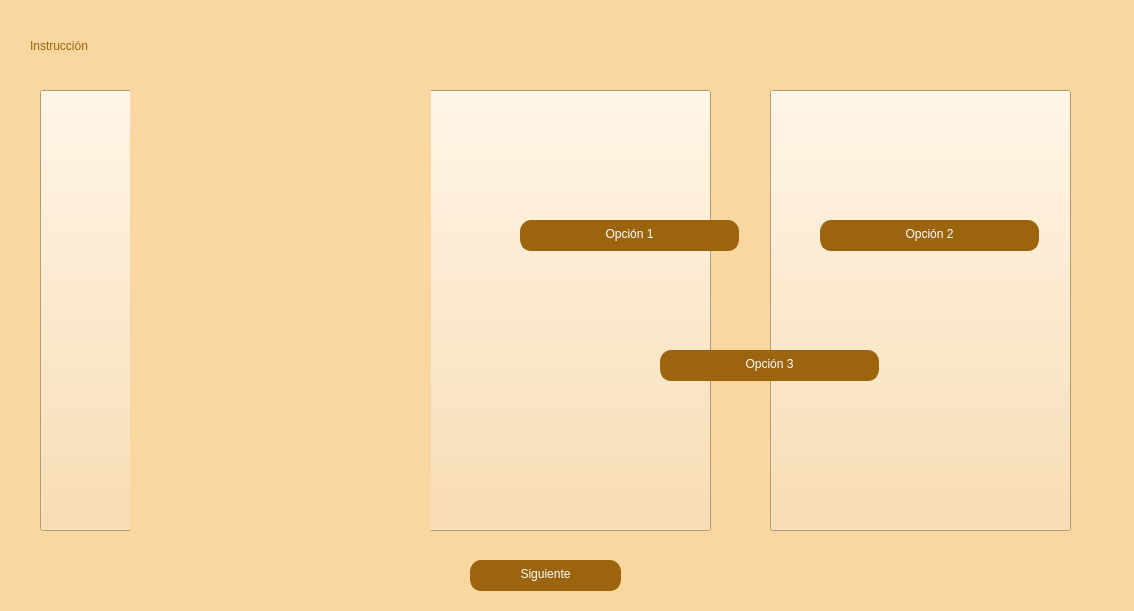
<?xml version="1.0" encoding="UTF-8"?>
<ui version="4.0">
 <class>IG7_test</class>
 <widget class="QWidget" name="IG7_test">
  <property name="geometry">
   <rect>
    <x>0</x>
    <y>0</y>
    <width>1134</width>
    <height>611</height>
   </rect>
  </property>
  <property name="windowTitle">
   <string>Form</string>
  </property>
  <property name="styleSheet">
   <string notr="true">QWidget{
background-color: rgb(250, 215, 160);
}
</string>
  </property>
  <widget class="QPushButton" name="boton_siguiente">
   <property name="geometry">
    <rect>
     <x>470</x>
     <y>560</y>
     <width>151</width>
     <height>31</height>
    </rect>
   </property>
   <property name="styleSheet">
    <string notr="true">QPushButton{
color: rgb(255, 255, 255);
	background-color: rgb(156, 100, 12);
	font: 12pt &quot;Segoe Print&quot;;
	border-radius: 11px;
	border:none;
	border-left: 1px solid rgb(156, 100, 12);
	border-right: 1px solid rgb(156, 100, 12);
	border-bottom: 3px solid rgb(156, 100, 12);
}
QPushButton:hover{
	background-color: rgb(248, 196, 113);
	border-left: 1px solid rgb(248, 196, 113);
	border-right: 1px solid rgb(248, 196, 113);
	border-bottom: 3px solid rgb(248, 196, 113);
}
QPushButton:pressed{
	background-color: rgb(40, 170, 221);
	border-left: 1px solid rgb(44, 131, 212);
	border-right: 1px solid rgb(44, 131, 212);
	border-top: 3px solid rgb(44, 131, 212);
	border-bottomr: none;
}</string>
   </property>
   <property name="text">
    <string>Siguiente</string>
   </property>
  </widget>
  <widget class="QPushButton" name="boton_opcion2_t1">
   <property name="geometry">
    <rect>
     <x>770</x>
     <y>90</y>
     <width>301</width>
     <height>441</height>
    </rect>
   </property>
   <property name="text">
    <string/>
   </property>
  </widget>
  <widget class="QPushButton" name="boton_opcion1_t1">
   <property name="geometry">
    <rect>
     <x>410</x>
     <y>90</y>
     <width>301</width>
     <height>441</height>
    </rect>
   </property>
   <property name="text">
    <string/>
   </property>
  </widget>
  <widget class="QPushButton" name="boton_opcion0_t1">
   <property name="geometry">
    <rect>
     <x>40</x>
     <y>90</y>
     <width>301</width>
     <height>441</height>
    </rect>
   </property>
   <property name="text">
    <string/>
   </property>
  </widget>
  <widget class="QLabel" name="label_instruccion">
   <property name="geometry">
    <rect>
     <x>30</x>
     <y>30</y>
     <width>1071</width>
     <height>31</height>
    </rect>
   </property>
   <property name="styleSheet">
    <string notr="true">font: 16pt &quot;Segoe Print&quot;;
background-color: rgb(250, 215, 160);
color: rgb(156, 100, 12);
qproperty-alignment: AlignCenter;</string>
   </property>
   <property name="text">
    <string>Instrucción</string>
   </property>
  </widget>
  <widget class="QWidget" name="widgetVideoTutorial" native="true">
   <property name="geometry">
    <rect>
     <x>130</x>
     <y>90</y>
     <width>301</width>
     <height>441</height>
    </rect>
   </property>
  </widget>
  <widget class="QPushButton" name="boton_opcion1_t2">
   <property name="geometry">
    <rect>
     <x>820</x>
     <y>220</y>
     <width>219</width>
     <height>31</height>
    </rect>
   </property>
   <property name="styleSheet">
    <string notr="true">QPushButton{
color: rgb(255, 255, 255);
	background-color: rgb(156, 100, 12);
	font: 12pt &quot;Segoe Print&quot;;
	border-radius: 11px;
	border:none;
	border-left: 1px solid rgb(156, 100, 12);
	border-right: 1px solid rgb(156, 100, 12);
	border-bottom: 3px solid rgb(156, 100, 12);
}
QPushButton:hover{
	background-color: rgb(248, 196, 113);
	border-left: 1px solid rgb(248, 196, 113);
	border-right: 1px solid rgb(248, 196, 113);
	border-bottom: 3px solid rgb(248, 196, 113);
}
QPushButton:pressed{
	background-color: rgb(40, 170, 221);
	border-left: 1px solid rgb(44, 131, 212);
	border-right: 1px solid rgb(44, 131, 212);
	border-top: 3px solid rgb(44, 131, 212);
	border-bottomr: none;
}</string>
   </property>
   <property name="text">
    <string>Opción 2</string>
   </property>
  </widget>
  <widget class="QPushButton" name="boton_opcion2_t2">
   <property name="geometry">
    <rect>
     <x>660</x>
     <y>350</y>
     <width>219</width>
     <height>31</height>
    </rect>
   </property>
   <property name="styleSheet">
    <string notr="true">QPushButton{
color: rgb(255, 255, 255);
	background-color: rgb(156, 100, 12);
	font: 12pt &quot;Segoe Print&quot;;
	border-radius: 11px;
	border:none;
	border-left: 1px solid rgb(156, 100, 12);
	border-right: 1px solid rgb(156, 100, 12);
	border-bottom: 3px solid rgb(156, 100, 12);
}
QPushButton:hover{
	background-color: rgb(248, 196, 113);
	border-left: 1px solid rgb(248, 196, 113);
	border-right: 1px solid rgb(248, 196, 113);
	border-bottom: 3px solid rgb(248, 196, 113);
}
QPushButton:pressed{
	background-color: rgb(40, 170, 221);
	border-left: 1px solid rgb(44, 131, 212);
	border-right: 1px solid rgb(44, 131, 212);
	border-top: 3px solid rgb(44, 131, 212);
	border-bottomr: none;
}</string>
   </property>
   <property name="text">
    <string>Opción 3</string>
   </property>
  </widget>
  <widget class="QPushButton" name="boton_opcion0_t2">
   <property name="geometry">
    <rect>
     <x>520</x>
     <y>220</y>
     <width>219</width>
     <height>31</height>
    </rect>
   </property>
   <property name="styleSheet">
    <string notr="true">QPushButton{
color: rgb(255, 255, 255);
	background-color: rgb(156, 100, 12);
	font: 12pt &quot;Segoe Print&quot;;
	border-radius: 11px;
	border:none;
	border-left: 1px solid rgb(156, 100, 12);
	border-right: 1px solid rgb(156, 100, 12);
	border-bottom: 3px solid rgb(156, 100, 12);
}
QPushButton:hover{
	background-color: rgb(248, 196, 113);
	border-left: 1px solid rgb(248, 196, 113);
	border-right: 1px solid rgb(248, 196, 113);
	border-bottom: 3px solid rgb(248, 196, 113);
}
QPushButton:pressed{
	background-color: rgb(40, 170, 221);
	border-left: 1px solid rgb(44, 131, 212);
	border-right: 1px solid rgb(44, 131, 212);
	border-top: 3px solid rgb(44, 131, 212);
	border-bottomr: none;
}</string>
   </property>
   <property name="text">
    <string>Opción 1</string>
   </property>
  </widget>
 </widget>
 <resources/>
 <connections/>
</ui>
